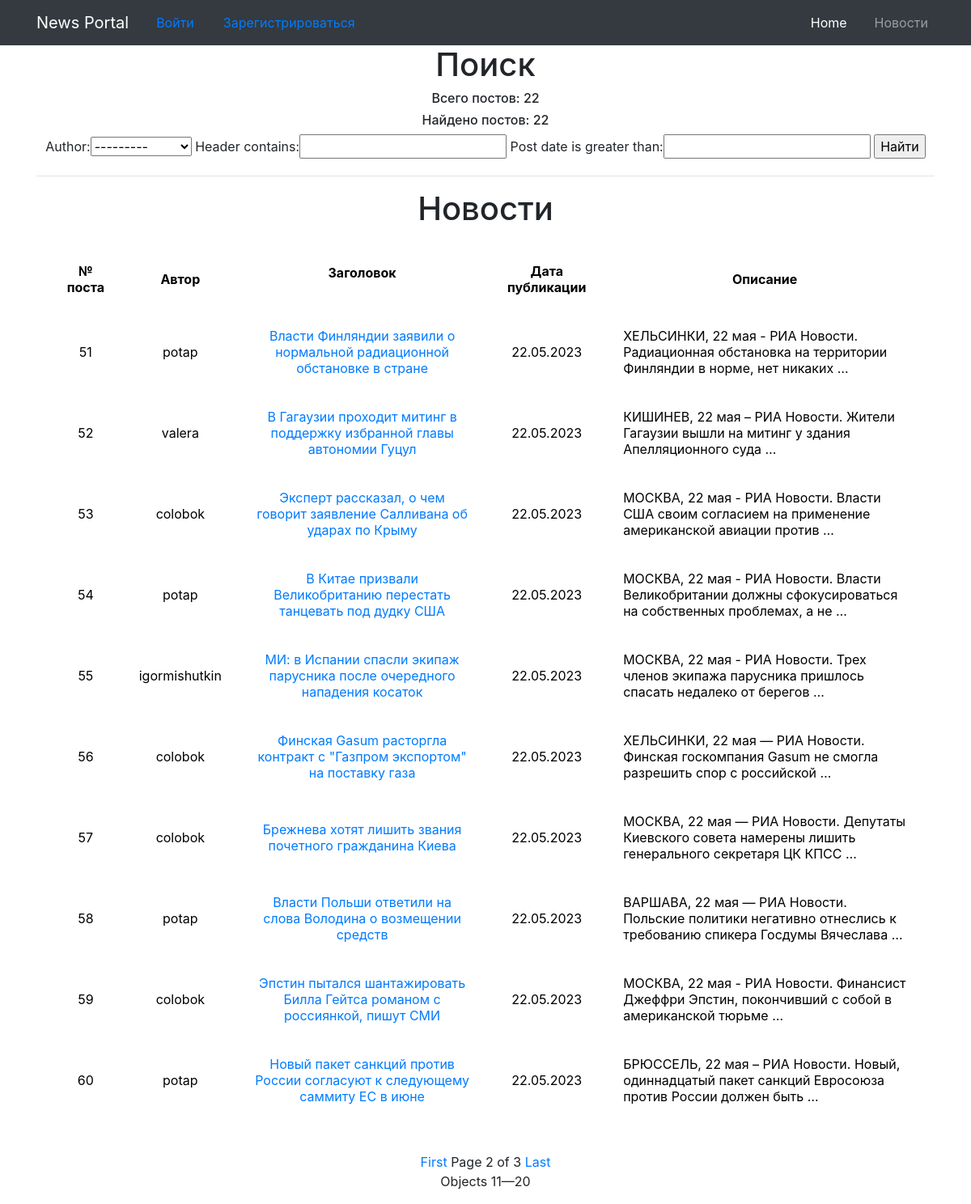
Screenshot of /news/?page=2 with the database file from the repository.
### MyApp/models.py (models this page shows, shortened)
class Post(models.Model):
    author = models.ForeignKey(User, on_delete=models.CASCADE)
    header = models.CharField(max_length=100, blank=False)
    body = models.CharField(max_length=8000, blank=True)
    post_date = models.DateField(default=timezone.now)

### MyApp/views.py (the view)
# urls.py: path('', PostListView.as_view(), name='post_list'),
class PostListView(FilteredPostListView):
    filterset_class = PostFilterSet
    paginate_by = 10

### MyApp/templatetags/custom_template_funcs.py (called while the page is built)
@register.filter(name='censor')
def censor(value, arg):
    for i in value.split():
        if i.lower() in black_list:
            value = value.replace(i, arg)
    return value

### MyApp/templatetags/my_tags.py (called while the page is built)
@register.simple_tag(takes_context=True)
def param_replace(context, **kwargs):
    d = context['request'].GET.copy()
    for k, v in kwargs.items():
        d[k] = v
    for k in [k for k, v in d.items() if not v]:
        del d[k]
    return d.urlencode()

### MyApp/views.py (called while the page is built)
    def get_context_data(self, **kwargs):
        context = super().get_context_data(**kwargs)
        context['post_search'] = self.filterset  # объявляем для шаблона способ обращения к отфильтрованному queryset
        context['all_news_count'] = Post.objects.all().count()
        context['posts_found'] = self.get_queryset().count()
        return context

    def get_queryset(self):
        queryset = super().get_queryset().order_by('post_date', 'id')
        self.filterset = self.filterset_class(self.request.GET, queryset=queryset)
        return self.filterset.qs.all()

### templates/MyApp/post_list.html (shortened to what this page needs)
{% extends 'flatpages/default.html' %}
{% load custom_template_funcs %}
{% block content %}
<h1>Поиск</h1>
<h6>Всего постов: {{ all_news_count }}</h6>
<h6>Найдено постов: {{ posts_found }}</h6>
<form method="GET">
    {{ post_search.form }}
    <input type="submit" value="Найти">
</form>
<hr>
{% load my_tags %}
{% if object_list %}
<h1>Новости</h1>
    <table>
        <tr>
            <td valign="top" align="center"><b>№ поста</b></td>
            <td align="center"><b>Автор</b></td>
            <td align="center"><b>Заголовок<p></b></td>
            <td align="center"><b>Дата публикации</b></td>
            <td align="center"><b>Описание </b></td>
        </tr>
        {% for post in object_list %}
        <tr>
            <td align="center">{{ post.id }}</td>
            <td align="center">{{ post.author }}</td>
            <td align="center">
                <a href="{% url 'post_details' post.id %}">
                    {{ post.header|default:"Без заголовка"|censor:'***' }}
                </a>
            </td>
            <td align="center">{{ post.post_date|default:"Без даты"|date:'d.m.Y' }}</td>
            <td>
                {{ post.body|censor:'***'|truncatewords:15 }}
            </td>
        {% endfor %}
        </tr>
    </table>
{% else %}
<h2>
    Новостей нет!
</h2>
{% endif %}
<br>
{% if is_paginated %}
  {% if page_obj.has_previous %}
    <a href="?{% param_replace page=1 %}">First</a>
  {% endif %}
  Page {{ page_obj.number }} of {{ paginator.num_pages }}
  {% if page_obj.has_next %}
    <a href="?{% param_replace page=paginator.num_pages %}">Last</a>
  {% endif %}
  <p>Objects {{ page_obj.start_index }}—{{ page_obj.end_index }}</p>
{% endif %}
{% endblock content %}

### templates/MyApp/post_list.html (style rules this page uses)
TABLE { background: rgb(255, 255, 255); border: 5px double #ffffff; color: black; width: 100%; border: 1px solid rgb(255, 255, 255); border-spacing: 7px 5px; padding: 10px; }
TD, TH { border: 30px solid rgba(255, 255, 255, 0.1); padding: 5px; }
h2, h1 { text-align: center; }

### rows the page displays
Post: id "51", author "potap", header|censor "Власти Финляндии заявили о нормальной радиационной обстановке в стране", post_date "22.05.2023", body|censor "ХЕЛЬСИНКИ, 22 мая - РИА Новости. Радиационная обстановка на территории Финляндии в норме, нет никаких …"
Post: id "52", author "valera", header|censor "В Гагаузии проходит митинг в поддержку избранной главы автономии Гуцул", post_date "22.05.2023", body|censor "КИШИНЕВ, 22 мая – РИА Новости. Жители Гагаузии вышли на митинг у здания Апелляционного суда …"
Post: id "53", author "colobok", header|censor "Эксперт рассказал, о чем говорит заявление Салливана об ударах по Крыму", post_date "22.05.2023", body|censor "МОСКВА, 22 мая - РИА Новости. Власти США своим согласием на применение американской авиации против …"
Post: id "54", author "potap", header|censor "В Китае призвали Великобританию перестать танцевать под дудку США", post_date "22.05.2023", body|censor "МОСКВА, 22 мая - РИА Новости. Власти Великобритании должны сфокусироваться на собственных проблемах, а не …"
Post: id "55", author "igormishutkin", header|censor "МИ: в Испании спасли экипаж парусника после очередного нападения косаток", post_date "22.05.2023", body|censor "МОСКВА, 22 мая - РИА Новости. Трех членов экипажа парусника пришлось спасать недалеко от берегов …"
Post: id "56", author "colobok", header|censor "Финская Gasum расторгла контракт с \"Газпром экспортом\" на поставку газа", post_date "22.05.2023", body|censor "ХЕЛЬСИНКИ, 22 мая — РИА Новости. Финская госкомпания Gasum не смогла разрешить спор с российской …"
Post: id "57", author "colobok", header|censor "Брежнева хотят лишить звания почетного гражданина Киева", post_date "22.05.2023", body|censor "МОСКВА, 22 мая — РИА Новости. Депутаты Киевского совета намерены лишить генерального секретаря ЦК КПСС …"
Post: id "58", author "potap", header|censor "Власти Польши ответили на слова Володина о возмещении средств", post_date "22.05.2023", body|censor "ВАРШАВА, 22 мая — РИА Новости. Польские политики негативно отнеслись к требованию спикера Госдумы Вячеслава …"
Post: id "59", author "colobok", header|censor "Эпстин пытался шантажировать Билла Гейтса романом с россиянкой, пишут СМИ", post_date "22.05.2023", body|censor "МОСКВА, 22 мая - РИА Новости. Финансист Джеффри Эпстин, покончивший с собой в американской тюрьме …"
Post: id "60", author "potap", header|censor "Новый пакет санкций против России согласуют к следующему саммиту ЕС в июне", post_date "22.05.2023", body|censor "БРЮССЕЛЬ, 22 мая – РИА Новости. Новый, одиннадцатый пакет санкций Евросоюза против России должен быть …"

### other values shown
{{ all_news_count }} "22"
{{ posts_found }} "22"
{{ page_obj.number }} "2"
{{ paginator.num_pages }} "3"
{{ page_obj.start_index }} "11"
{{ page_obj.end_index }} "20"
